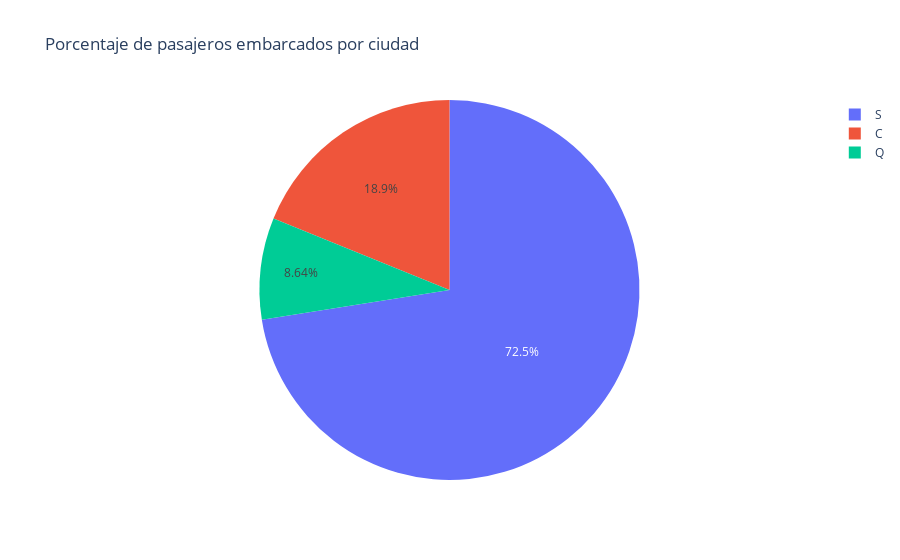

Write notebook code for a chart like this one.
### Markdown cell above
### Grafico con porcentajes de hombres y mujeres embarcados

### Code cell
# Calcular los porcentajes de pasajeros embarcados en cada ciudad
porcentajes_embarcados_ciudad = df['Embarked'].value_counts() / len(df) * 100
porcentajes_embarcados_ciudad = porcentajes_embarcados_ciudad.reset_index()
porcentajes_embarcados_ciudad.columns = ['Ciudad', 'Porcentaje']

# Creamos el gráfico de pastel con Plotly Express
fig = px.pie(porcentajes_embarcados_ciudad, names='Ciudad', values='Porcentaje', 
             title='Porcentaje de pasajeros embarcados por ciudad')
# Mostramos nuestro gráfico
fig.show()

### Figure 1 — Plotly figure (JSON) as saved in the notebook; plotly's stock layout.template omitted (floating-point values rounded to 4 significant figures)
{"data": [{"domain": {"x": [0, 1], "y": [0, 1]}, "hovertemplate": "Ciudad=%{label}<br>Porcentaje=%{value}<extra></extra>", "labels": ["S", "C", "Q"], "legendgroup": "", "name": "", "showlegend": true, "type": "pie", "values": [72.5, 18.86, 8.642]}], "layout": {"legend": {"tracegroupgap": 0}, "title": {"text": "Porcentaje de pasajeros embarcados por ciudad"}}}
